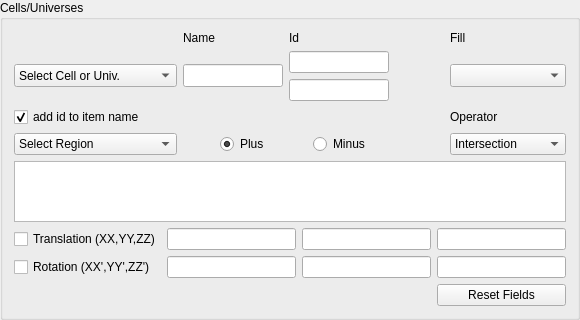
             <widget class="QGroupBox" name="groupBox_10">
              <property name="minimumSize">
               <size>
                <width>0</width>
                <height>0</height>
               </size>
              </property>
              <property name="maximumSize">
               <size>
                <width>580</width>
                <height>320</height>
               </size>
              </property>
              <property name="title">
               <string>Cells/Universes</string>
              </property>
              <layout class="QGridLayout" name="gridLayout_20">
               <item row="0" column="0">
                <layout class="QGridLayout" name="gridLayout_7">
                 <item row="1" column="4">
                  <widget class="QComboBox" name="Fill_ComboBox">
                   <property name="sizePolicy">
                    <sizepolicy hsizetype="Preferred" vsizetype="Preferred">
                     <horstretch>0</horstretch>
                     <verstretch>0</verstretch>
                    </sizepolicy>
                   </property>
                   <property name="minimumSize">
                    <size>
                     <width>116</width>
                     <height>0</height>
                    </size>
                   </property>
                   <property name="maximumSize">
                    <size>
                     <width>109</width>
                     <height>23</height>
                    </size>
                   </property>
                   <property name="currentText">
                    <string/>
                   </property>
                   <property name="currentIndex">
                    <number>-1</number>
                   </property>
                  </widget>
                 </item>
                 <item row="1" column="0">
                  <widget class="QComboBox" name="comboBox_3">
                   <property name="sizePolicy">
                    <sizepolicy hsizetype="Preferred" vsizetype="Fixed">
                     <horstretch>0</horstretch>
                     <verstretch>0</verstretch>
                    </sizepolicy>
                   </property>
                   <property name="minimumSize">
                    <size>
                     <width>163</width>
                     <height>0</height>
                    </size>
                   </property>
                   <property name="maximumSize">
                    <size>
                     <width>140</width>
                     <height>23</height>
                    </size>
                   </property>
                   <item>
                    <property name="text">
                     <string>Select Cell or Univ.</string>
                    </property>
                   </item>
                   <item>
                    <property name="text">
                     <string>Cell</string>
                    </property>
                   </item>
                   <item>
                    <property name="text">
                     <string>Universe</string>
                    </property>
                   </item>
                  </widget>
                 </item>
                 <item row="0" column="2">
                  <widget class="QLabel" name="label_14">
                   <property name="text">
                    <string>Id</string>
                   </property>
                  </widget>
                 </item>
                 <item row="1" column="2" colspan="2">
                  <layout class="QVBoxLayout" name="verticalLayout">
                   <item>
                    <widget class="QLineEdit" name="lineEdit_14">
                     <property name="sizePolicy">
                      <sizepolicy hsizetype="Preferred" vsizetype="Preferred">
                       <horstretch>0</horstretch>
                       <verstretch>0</verstretch>
                      </sizepolicy>
                     </property>
                     <property name="minimumSize">
                      <size>
                       <width>100</width>
                       <height>0</height>
                      </size>
                     </property>
                     <property name="maximumSize">
                      <size>
                       <width>100</width>
                       <height>23</height>
                      </size>
                     </property>
                    </widget>
                   </item>
                   <item>
                    <widget class="QLineEdit" name="lineEdit_15">
                     <property name="sizePolicy">
                      <sizepolicy hsizetype="Preferred" vsizetype="Preferred">
                       <horstretch>0</horstretch>
                       <verstretch>0</verstretch>
                      </sizepolicy>
                     </property>
                     <property name="minimumSize">
                      <size>
                       <width>100</width>
                       <height>0</height>
                      </size>
                     </property>
                     <property name="maximumSize">
                      <size>
                       <width>100</width>
                       <height>23</height>
                      </size>
                     </property>
                    </widget>
                   </item>
                  </layout>
                 </item>
                 <item row="1" column="1">
                  <widget class="QLineEdit" name="lineEdit_13">
                   <property name="sizePolicy">
                    <sizepolicy hsizetype="Preferred" vsizetype="Preferred">
                     <horstretch>0</horstretch>
                     <verstretch>0</verstretch>
                    </sizepolicy>
                   </property>
                   <property name="minimumSize">
                    <size>
                     <width>100</width>
                     <height>0</height>
                    </size>
                   </property>
                   <property name="maximumSize">
                    <size>
                     <width>100</width>
                     <height>23</height>
                    </size>
                   </property>
                  </widget>
                 </item>
                 <item row="0" column="1">
                  <widget class="QLabel" name="label_13">
                   <property name="text">
                    <string>Name</string>
                   </property>
                  </widget>
                 </item>
                 <item row="0" column="4">
                  <widget class="QLabel" name="label_15">
                   <property name="sizePolicy">
                    <sizepolicy hsizetype="Preferred" vsizetype="Preferred">
                     <horstretch>0</horstretch>
                     <verstretch>0</verstretch>
                    </sizepolicy>
                   </property>
                   <property name="text">
                    <string>Fill</string>
                   </property>
                  </widget>
                 </item>
                </layout>
               </item>
               <item row="1" column="0">
                <layout class="QGridLayout" name="gridLayout_12">
                 <item row="1" column="2">
                  <widget class="QRadioButton" name="plus_RB">
                   <property name="sizePolicy">
                    <sizepolicy hsizetype="Preferred" vsizetype="Preferred">
                     <horstretch>0</horstretch>
                     <verstretch>0</verstretch>
                    </sizepolicy>
                   </property>
                   <property name="text">
                    <string>Plus</string>
                   </property>
                   <property name="checked">
                    <bool>true</bool>
                   </property>
                  </widget>
                 </item>
                 <item row="1" column="1">
                  <spacer name="horizontalSpacer_2">
                   <property name="orientation">
                    <enum>Qt::Horizontal</enum>
                   </property>
                   <property name="sizeHint" stdset="0">
                    <size>
                     <width>37</width>
                     <height>20</height>
                    </size>
                   </property>
                  </spacer>
                 </item>
                 <item row="1" column="3">
                  <spacer name="horizontalSpacer_3">
                   <property name="orientation">
                    <enum>Qt::Horizontal</enum>
                   </property>
                   <property name="sizeHint" stdset="0">
                    <size>
                     <width>37</width>
                     <height>20</height>
                    </size>
                   </property>
                  </spacer>
                 </item>
                 <item row="0" column="0">
                  <widget class="QCheckBox" name="add_id_CB">
                   <property name="text">
                    <string>add id to item name</string>
                   </property>
                   <property name="checked">
                    <bool>true</bool>
                   </property>
                  </widget>
                 </item>
                 <item row="0" column="6">
                  <widget class="QLabel" name="label_27">
                   <property name="text">
                    <string>Operator</string>
                   </property>
                  </widget>
                 </item>
                 <item row="1" column="5">
                  <spacer name="horizontalSpacer">
                   <property name="orientation">
                    <enum>Qt::Horizontal</enum>
                   </property>
                   <property name="sizeHint" stdset="0">
                    <size>
                     <width>70</width>
                     <height>20</height>
                    </size>
                   </property>
                  </spacer>
                 </item>
                 <item row="1" column="6">
                  <widget class="QComboBox" name="Operator_CB">
                   <property name="sizePolicy">
                    <sizepolicy hsizetype="Preferred" vsizetype="Preferred">
                     <horstretch>0</horstretch>
                     <verstretch>0</verstretch>
                    </sizepolicy>
                   </property>
                   <property name="minimumSize">
                    <size>
                     <width>116</width>
                     <height>0</height>
                    </size>
                   </property>
                   <property name="maximumSize">
                    <size>
                     <width>109</width>
                     <height>23</height>
                    </size>
                   </property>
                   <item>
                    <property name="text">
                     <string>Intersection</string>
                    </property>
                   </item>
                   <item>
                    <property name="text">
                     <string>Union</string>
                    </property>
                   </item>
                   <item>
                    <property name="text">
                     <string>Complement</string>
                    </property>
                   </item>
                   <item>
                    <property name="text">
                     <string>| Complement</string>
                    </property>
                   </item>
                  </widget>
                 </item>
                 <item row="1" column="0">
                  <widget class="QComboBox" name="comboBox_5">
                   <property name="sizePolicy">
                    <sizepolicy hsizetype="Preferred" vsizetype="Fixed">
                     <horstretch>0</horstretch>
                     <verstretch>0</verstretch>
                    </sizepolicy>
                   </property>
                   <property name="minimumSize">
                    <size>
                     <width>163</width>
                     <height>0</height>
                    </size>
                   </property>
                   <property name="maximumSize">
                    <size>
                     <width>140</width>
                     <height>23</height>
                    </size>
                   </property>
                   <item>
                    <property name="text">
                     <string>Select Region</string>
                    </property>
                   </item>
                  </widget>
                 </item>
                 <item row="1" column="4">
                  <widget class="QRadioButton" name="minus_RB">
                   <property name="sizePolicy">
                    <sizepolicy hsizetype="Preferred" vsizetype="Preferred">
                     <horstretch>0</horstretch>
                     <verstretch>0</verstretch>
                    </sizepolicy>
                   </property>
                   <property name="text">
                    <string>Minus </string>
                   </property>
                  </widget>
                 </item>
                 <item row="2" column="0" colspan="7">
                  <widget class="QPlainTextEdit" name="Region_TextEdit">
                   <property name="sizePolicy">
                    <sizepolicy hsizetype="Preferred" vsizetype="Preferred">
                     <horstretch>0</horstretch>
                     <verstretch>0</verstretch>
                    </sizepolicy>
                   </property>
                   <property name="minimumSize">
                    <size>
                     <width>120</width>
                     <height>40</height>
                    </size>
                   </property>
                   <property name="maximumSize">
                    <size>
                     <width>16777215</width>
                     <height>120</height>
                    </size>
                   </property>
                   <property name="sizeAdjustPolicy">
                    <enum>QAbstractScrollArea::AdjustToContents</enum>
                   </property>
                  </widget>
                 </item>
                </layout>
               </item>
               <item row="2" column="0">
                <layout class="QGridLayout" name="gridLayout_16">
                 <item row="2" column="0">
                  <widget class="QCheckBox" name="Rotation_CB">
                   <property name="text">
                    <string>Rotation (XX',YY',ZZ')</string>
                   </property>
                  </widget>
                 </item>
                 <item row="1" column="2">
                  <widget class="QLineEdit" name="YY_LE">
                   <property name="maximumSize">
                    <size>
                     <width>16777215</width>
                     <height>23</height>
                    </size>
                   </property>
                  </widget>
                 </item>
                 <item row="2" column="3">
                  <widget class="QLineEdit" name="Psi_LE">
                   <property name="maximumSize">
                    <size>
                     <width>16777215</width>
                     <height>23</height>
                    </size>
                   </property>
                  </widget>
                 </item>
                 <item row="2" column="1">
                  <widget class="QLineEdit" name="Theta_LE">
                   <property name="maximumSize">
                    <size>
                     <width>16777215</width>
                     <height>23</height>
                    </size>
                   </property>
                  </widget>
                 </item>
                 <item row="2" column="2">
                  <widget class="QLineEdit" name="Phi_LE">
                   <property name="maximumSize">
                    <size>
                     <width>16777215</width>
                     <height>23</height>
                    </size>
                   </property>
                  </widget>
                 </item>
                 <item row="1" column="3">
                  <widget class="QLineEdit" name="ZZ_LE">
                   <property name="maximumSize">
                    <size>
                     <width>16777215</width>
                     <height>23</height>
                    </size>
                   </property>
                  </widget>
                 </item>
                 <item row="1" column="0">
                  <widget class="QCheckBox" name="Translation_CB">
                   <property name="text">
                    <string>Translation (XX,YY,ZZ)</string>
                   </property>
                  </widget>
                 </item>
                 <item row="1" column="1">
                  <widget class="QLineEdit" name="XX_LE">
                   <property name="maximumSize">
                    <size>
                     <width>16777215</width>
                     <height>23</height>
                    </size>
                   </property>
                  </widget>
                 </item>
                 <item row="3" column="3">
                  <widget class="QPushButton" name="Reset_Fields_PB">
                   <property name="maximumSize">
                    <size>
                     <width>16777215</width>
                     <height>23</height>
                    </size>
                   </property>
                   <property name="text">
                    <string>Reset Fields</string>
                   </property>
                  </widget>
                 </item>
                </layout>
               </item>
              </layout>
             </widget>
